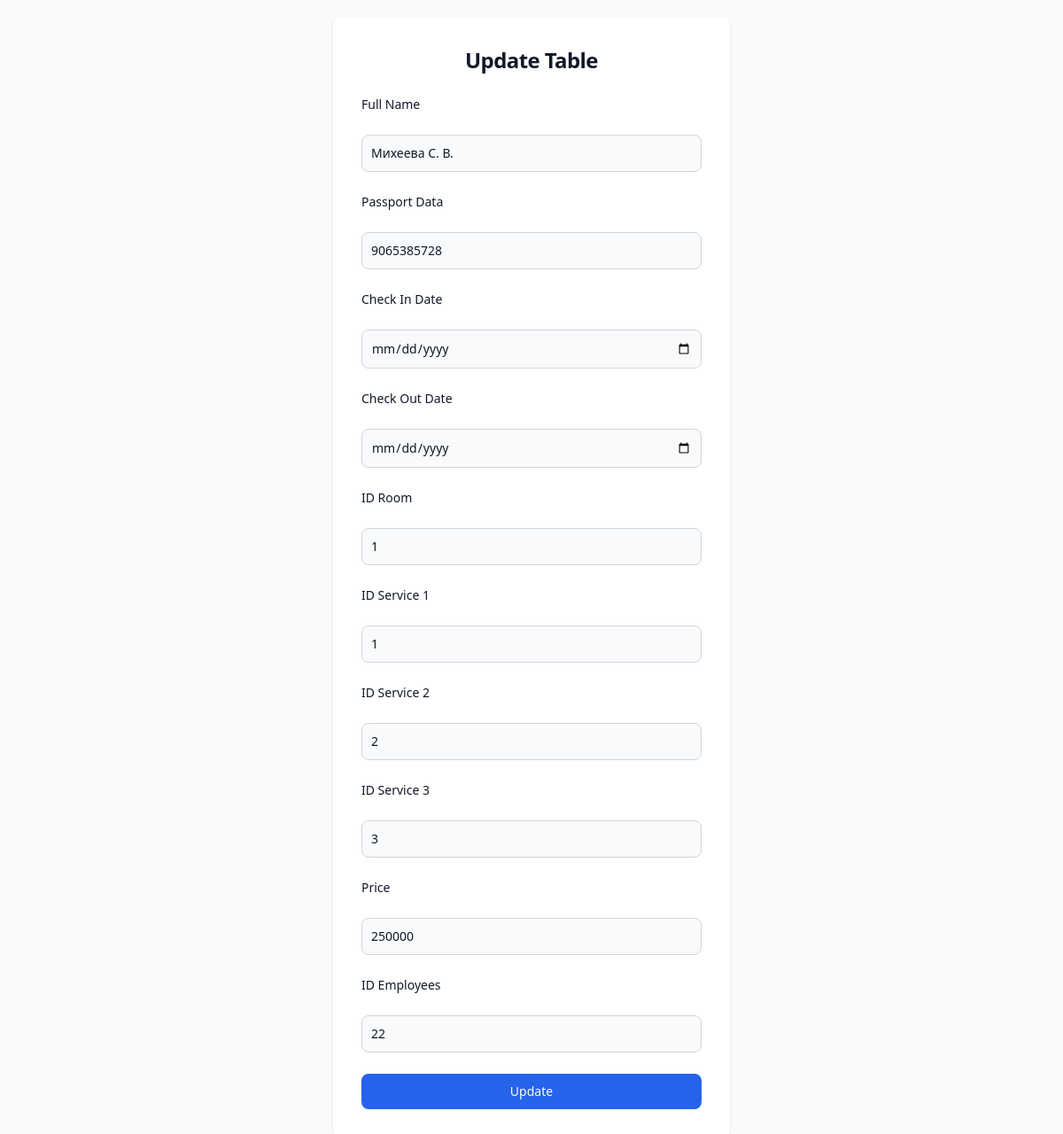
The app's page /layouts/update.php?id=1, older data.
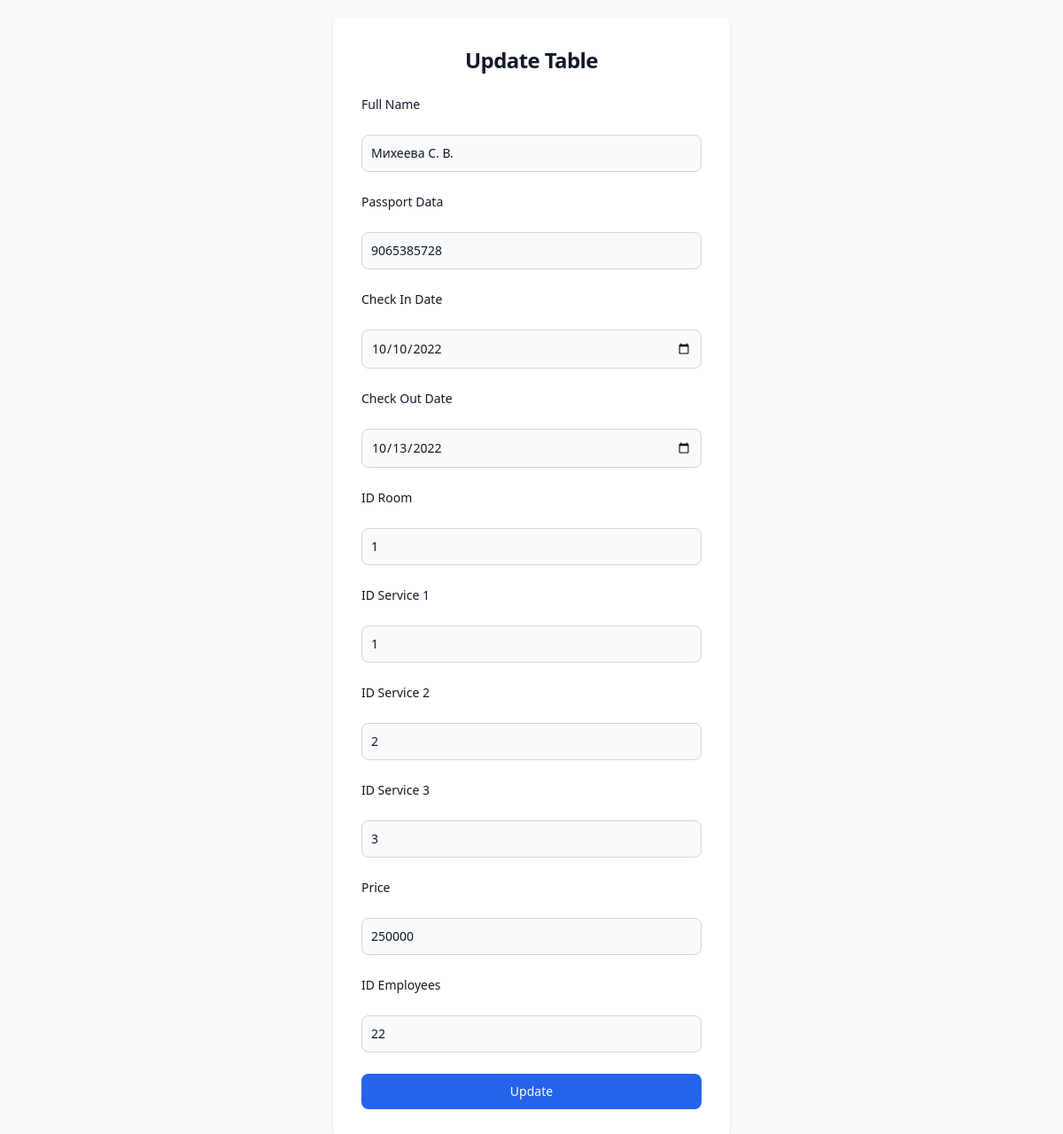
The same page, newer data.
### tables this page shows
CREATE TABLE `clients` (
  `ID_Clients` int(11) NOT NULL,
  `FullNane` varchar(255) DEFAULT NULL,
  `PasportData` varchar(10) DEFAULT NULL,
  `CheckInDate` date DEFAULT NULL,
  `CheckOutDate` date DEFAULT NULL,
  `ID_Room` int(11) DEFAULT NULL,
  `ID_Services1` varchar(255) DEFAULT NULL,
  `ID_Services2` varchar(255) DEFAULT NULL,
  `ID_Services3` varchar(255) DEFAULT NULL,
  `Price` int(11) DEFAULT NULL,
  `ID_Employees` int(11) DEFAULT NULL
);

### layouts/update.php (the view, shortened to what the changed rows need)
<?php
require_once '../db/db.php';
$client_id = $_GET['id'];
$check_client = mysqli_query($db, "SELECT * FROM `clients` WHERE `ID_Clients` = '$client_id'");
$client = mysqli_fetch_assoc($check_client);
?>
<!doctype html>
<html lang="en">
<head>
    <script src="https://cdn.tailwindcss.com"></script>
</head>
<body>
    <section class="bg-gray-50 dark:bg-gray-900 p-5">
        <div class="flex flex-col items-center justify-center px-6 py-8 mx-auto lg:py-0">
            <div class="w-full bg-white rounded-lg shadow dark:border md:mt-0 sm:max-w-md xl:p-0 dark:bg-gray-800 dark:border-gray-700">
                <div class="p-6 space-y-4 md:space-y-6 sm:p-8">
                    <h1 class="text-xl font-bold leading-tight tracking-tight text-gray-900 md:text-2xl dark:text-white text-center">
                        Update Table
                    </h1>
                    <form action="../db/update.php?id=<?=$client_id?>" method="post" class="space-y-4 md:space-y-6">
                        <label for="fullname" class="block mb-2 text-sm font-medium text-gray-900 dark:text-white">Full Name</label>
                        <input value="<?=$client["FullNane"]?>" type="text" name="fullname" class="bg-gray-50 border border-gray-300 text-gray-900 sm:text-sm rounded-lg focus:ring-primary-600 focus:border-primary-600 block w-full p-2.5 dark:bg-gray-700 dark:border-gray-600 dark:placeholder-gray-400 dark:text-white dark:focus:ring-blue-500 dark:focus:border-blue-500">
                        <label for="passportdata" class="block mb-2 text-sm font-medium text-gray-900 dark:text-white">Passport Data</label>
                        <input value="<?=$client["PasportData"]?>" type="number" name="passportdata" class="bg-gray-50 border border-gray-300 text-gray-900 sm:text-sm rounded-lg focus:ring-primary-600 focus:border-primary-600 block w-full p-2.5 dark:bg-gray-700 dark:border-gray-600 dark:placeholder-gray-400 dark:text-white dark:focus:ring-blue-500 dark:focus:border-blue-500">
                        <label for="checkindate" class="block mb-2 text-sm font-medium text-gray-900 dark:text-white">Check In Date</label>
                        <input value="<?=$client["CheckInDate"]?>" type="date" name="checkindate" class="bg-gray-50 border border-gray-300 text-gray-900 sm:text-sm rounded-lg focus:ring-primary-600 focus:border-primary-600 block w-full p-2.5 dark:bg-gray-700 dark:border-gray-600 dark:placeholder-gray-400 dark:text-white dark:focus:ring-blue-500 dark:focus:border-blue-500">
                        <label for="checkoutdate"class="block mb-2 text-sm font-medium text-gray-900 dark:text-white">Check Out Date</label>
                        <input value="<?=$client["CheckOutDate"]?>" type="date" name="checkoutdate" class="bg-gray-50 border border-gray-300 text-gray-900 sm:text-sm rounded-lg focus:ring-primary-600 focus:border-primary-600 block w-full p-2.5 dark:bg-gray-700 dark:border-gray-600 dark:placeholder-gray-400 dark:text-white dark:focus:ring-blue-500 dark:focus:border-blue-500">
                        <label for="idroom" class="block mb-2 text-sm font-medium text-gray-900 dark:text-white">ID Room</label>
                        <input value="<?=$client["ID_Room"]?>" type="number" name="idroom" class="bg-gray-50 border border-gray-300 text-gray-900 sm:text-sm rounded-lg focus:ring-primary-600 focus:border-primary-600 block w-full p-2.5 dark:bg-gray-700 dark:border-gray-600 dark:placeholder-gray-400 dark:text-white dark:focus:ring-blue-500 dark:focus:border-blue-500">
                        <label for="idservice1" class="block mb-2 text-sm font-medium text-gray-900 dark:text-white">ID Service 1</label>
                        <input value="<?=$client["ID_Services1"]?>" type="number" name="idservice1" class="bg-gray-50 border border-gray-300 text-gray-900 sm:text-sm rounded-lg focus:ring-primary-600 focus:border-primary-600 block w-full p-2.5 dark:bg-gray-700 dark:border-gray-600 dark:placeholder-gray-400 dark:text-white dark:focus:ring-blue-500 dark:focus:border-blue-500">
                        <label for="idservice2" class="block mb-2 text-sm font-medium text-gray-900 dark:text-white">ID Service 2</label>
                        <input value="<?=$client["ID_Services2"]?>" type="number" name="idservice2" class="bg-gray-50 border border-gray-300 text-gray-900 sm:text-sm rounded-lg focus:ring-primary-600 focus:border-primary-600 block w-full p-2.5 dark:bg-gray-700 dark:border-gray-600 dark:placeholder-gray-400 dark:text-white dark:focus:ring-blue-500 dark:focus:border-blue-500">
                        <label for="idservice3" class="block mb-2 text-sm font-medium text-gray-900 dark:text-white">ID Service 3</label>
                        <input value="<?=$client["ID_Services3"]?>" type="number" name="idservice3" class="bg-gray-50 border border-gray-300 text-gray-900 sm:text-sm rounded-lg focus:ring-primary-600 focus:border-primary-600 block w-full p-2.5 dark:bg-gray-700 dark:border-gray-600 dark:placeholder-gray-400 dark:text-white dark:focus:ring-blue-500 dark:focus:border-blue-500">
                        <label for="price" class="block mb-2 text-sm font-medium text-gray-900 dark:text-white">Price</label>
                        <input value="<?=$client["Price"]?>" type="number" name="price" class="bg-gray-50 border border-gray-300 text-gray-900 sm:text-sm rounded-lg focus:ring-primary-600 focus:border-primary-600 block w-full p-2.5 dark:bg-gray-700 dark:border-gray-600 dark:placeholder-gray-400 dark:text-white dark:focus:ring-blue-500 dark:focus:border-blue-500">
                        <label for="idemployees" class="block mb-2 text-sm font-medium text-gray-900 dark:text-white">ID Employees</label>
                        <input value="<?=$client["ID_Employees"]?>" type="number" name="idemployees" class="bg-gray-50 border border-gray-300 text-gray-900 sm:text-sm rounded-lg focus:ring-primary-600 focus:border-primary-600 block w-full p-2.5 dark:bg-gray-700 dark:border-gray-600 dark:placeholder-gray-400 dark:text-white dark:focus:ring-blue-500 dark:focus:border-blue-500">
                        <button type="submit" class="w-full text-white bg-blue-600 hover:bg-blue-700 focus:ring-4 focus:outline-none focus:ring-primary-300 font-medium rounded-lg text-sm px-5 py-2.5 text-center dark:bg-primary-600 dark:hover:bg-primary-700 dark:focus:ring-primary-800">Update</button>
                    </form>
                </div>
            </div>
        </div>
    </section>
</body>
</html>

Row changes from the older to the newer data that the page shows:
changed clients "Михеева С. В.": checkindate (not shown) → "10/10/2022"; checkoutdate (not shown) → "10/13/2022"
